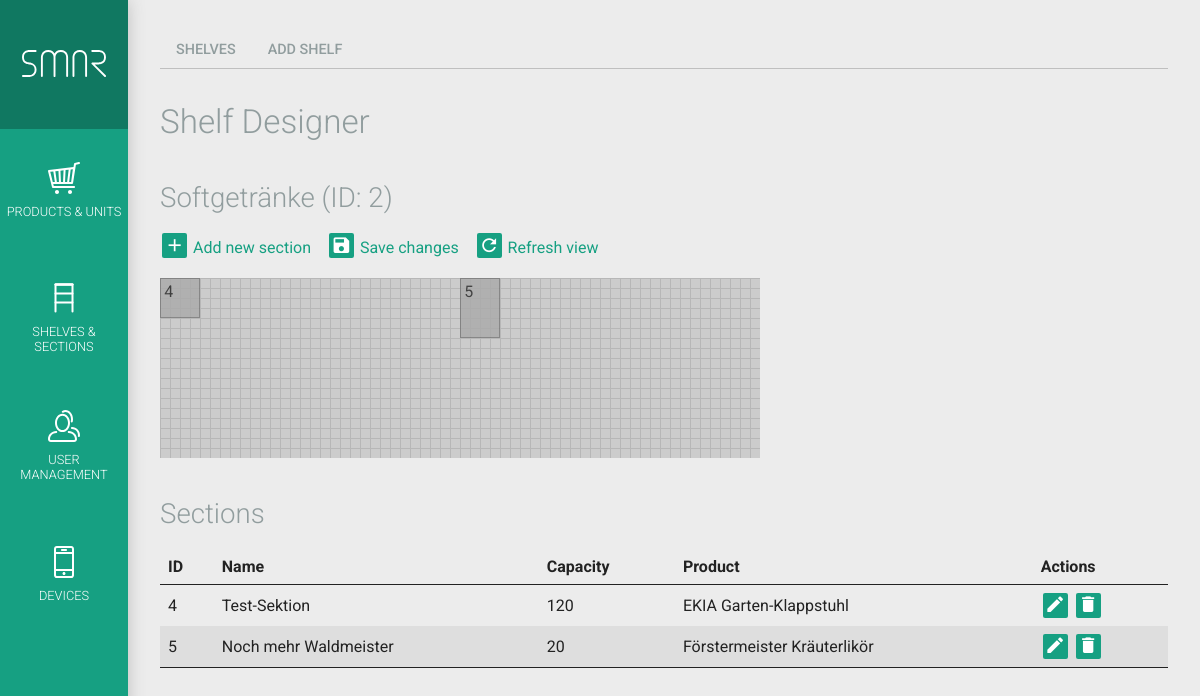
Screenshot of /index.php?page=shelves.php?subpage=designer&id=2 (signed in) with the database file from the repository.
### tables this page shows
CREATE TABLE IF NOT EXISTS `smar_shelf` (
  `shelf_id` int(10) unsigned NOT NULL AUTO_INCREMENT,
  `name` varchar(50) DEFAULT NULL,
  `barcode` bigint(15) unsigned DEFAULT NULL,
  `size_x` int(5) NOT NULL DEFAULT '0',
  `size_y` int(5) NOT NULL DEFAULT '0',
  `size_z` int(5) NOT NULL DEFAULT '0',
  `created` datetime NOT NULL,
  `lastupdate` timestamp NOT NULL DEFAULT CURRENT_TIMESTAMP ON UPDATE CURRENT_TIMESTAMP,
  PRIMARY KEY (`shelf_id`)
);

CREATE TABLE IF NOT EXISTS `smar_section` (
  `section_id` int(10) unsigned NOT NULL AUTO_INCREMENT,
  `shelf_id` int(10) unsigned NOT NULL,
  `product_id` int(10) unsigned NOT NULL,
  `name` varchar(50) DEFAULT NULL,
  `capacity` int(15) unsigned NOT NULL DEFAULT '0',
	`min_capacity` int(15) unsigned NOT NULL DEFAULT '0',
  `size_x` int(3) NOT NULL DEFAULT '0',
  `size_y` int(3) NOT NULL DEFAULT '0',
  `position_x` int(5) NOT NULL DEFAULT '0',
  `position_y` int(5) NOT NULL DEFAULT '0',
  `created` datetime NOT NULL,
  `lastupdate` timestamp NOT NULL DEFAULT CURRENT_TIMESTAMP ON UPDATE CURRENT_TIMESTAMP,
  PRIMARY KEY (`section_id`),
  KEY `shelf_id` (`shelf_id`),
  KEY `product_id` (`product_id`)
);

CREATE TABLE IF NOT EXISTS `smar_product` (
  `product_id` int(10) unsigned NOT NULL AUTO_INCREMENT,
  `article_nr` varchar(30) DEFAULT NULL,
  `barcode` bigint(15) unsigned DEFAULT NULL,
  `name` varchar(100) DEFAULT NULL,
  `price` double NOT NULL DEFAULT '0',
	`size_x` int(3) unsigned NOT NULL DEFAULT '0',
  `size_y` int(3) NOT NULL DEFAULT '0',
  `size_z` int(3) NOT NULL DEFAULT '0',
	`stackable` tinyint(1) unsigned NOT NULL DEFAULT '0',
  `image` varchar(150) DEFAULT NULL,
  `created` datetime DEFAULT NULL,
  `lastupdate` timestamp NOT NULL DEFAULT CURRENT_TIMESTAMP ON UPDATE CURRENT_TIMESTAMP,
  PRIMARY KEY (`product_id`)
);

### _functions/_functions.php (called while the page is built, shortened)
<?php
class SMAR_MysqlConnect extends mysqli
{
    function dbquery($sql)
    {
			if(!($erg = $this->query($sql))) {
				echo "Error with SQL request, the statement: ".$sql." --- Fehlernummer ".$this->errno." ::: ".$this->error;
				return false;
			}
			return $erg;
    }
}
?>

### shelves.php (the view, shortened to what this page needs)
<?php
$self = 'shelves.php';
$subpage = isset($_GET['subpage']) ? $_GET['subpage'] : '';
require_once('_functions/_functions.php');
require_once('inc_session_check.php');
if($_SESSION['loginRole'] < 10) {
	$SMAR_MESSAGES['error'][] = 'Insufficient permissions for shelves management';
	smar_print_messages($SMAR_MESSAGES); unset($SMAR_MESSAGES);
} else {
if(isset($_GET['smar_nav']) && $_GET['smar_nav'] == 'true') {
	?>
	<nav id="nav-page">
		<ul>
			<li><a href="<?php echo $self; ?>" <?php echo ($subpage == '') ? 'class="smar-active"' : ''; ?>>Shelves</a></li>
			<?php if($_SESSION['loginRole'] >= 2) { ?><li><a href="<?php echo $self.'?subpage=addshelf'; ?>" <?php echo ($subpage == 'addshelf') ? 'class="smar-active"' : ''; ?>>Add shelf</a></li><?php } ?>
		</ul>
	</nav>
	<div id="smar-content-inner">
	<?php
}
switch($subpage) {
			?>
			<?php
	case 'designer':
		if($_SESSION['loginRole'] >= 2) {
		if(isset($_GET['id']) && !empty($_GET['id'])) {
			$formID = intval($_GET['id']);
			$result = $SMAR_DB->dbquery("SELECT * FROM ".SMAR_MYSQL_PREFIX."_shelf WHERE shelf_id = '".$SMAR_DB->real_escape_string($formID)."' LIMIT 1");
			if($result->num_rows == 1) {
					$row = $result->fetch_array(MYSQLI_ASSOC);
				echo '<h1>Shelf Designer</h1>
							<h2>'.$row['name'].' (ID: '.$row['shelf_id'].')</h2>
							<p>
								<a href="'.$self.'?subpage=addsection&amp;id='.$formID.'" id="link-addsection"><i class="bg-icon mdi mdi-plus"></i> Add new section</a> &nbsp;&nbsp;
								<a href="#" id="link-designer-save"><i class="bg-icon mdi mdi-content-save"></i> Save changes</a> &nbsp;&nbsp;
								<a href="'.$self.'?subpage=designer&amp;id='.$formID.'" id="link-refresh" class="ajax"><i class="bg-icon mdi mdi-refresh"></i> Refresh view</a>
							</p>
							<div id="designer-canvas" data-shelfid="'.$formID.'" style="width: '.$row['size_x'].'px; height: '.$row['size_y'].'px;">';
				$sectionsTable = '';
				$result = $SMAR_DB->dbquery("SELECT s.section_id, s.name, s.capacity, s.size_x, s.size_y, s.position_x, s.position_y, p.name as product FROM ".SMAR_MYSQL_PREFIX."_section s, ".SMAR_MYSQL_PREFIX."_product p WHERE shelf_id = '".$SMAR_DB->real_escape_string($formID)."' AND p.product_id = s.product_id ORDER BY position_x");
				if($result->num_rows != 0) {
					$sectionsTable .= '<table>
								<thead>
								<tr>
									<th>ID</th>
									<th>Name</th>
									<th>Capacity</th>
									<th>Product</th>
									<th>Actions</th>
								</tr>
								</thead>
								<tbody>';
					while($row = $result->fetch_array(MYSQLI_ASSOC)) {
						echo '<div class="canvas-section" style="transform: translate('.$row['position_x'].'px, '.$row['position_y'].'px);width:'.$row['size_x'].'px;height:'.$row['size_y'].'px;" data-sectionid="'.$row['section_id'].'" data-sizex="'.$row['size_x'].'" data-sizey="'.$row['size_y'].'" data-x="'.$row['position_x'].'" data-y="'.$row['position_y'].'">'.$row['section_id'].'</div>';
						$sectionsTable .= '<tr>
										<td>'.$row['section_id'].'</td>
										<td>'.$row['name'].'</td>
										<td>'.$row['capacity'].'</td>
										<td>'.$row['product'].'</td>
										<td>';
						if($_SESSION['loginRole'] >= 3) {
							$sectionsTable .= '<a href="'.$self.'?subpage=editsection&id='.$row['section_id'].'" title="Edit" class="link-editsection"><i class="mdi mdi-pencil"></i></a>';
							$sectionsTable .= ' <a href="'.$self.'?subpage=deletesection&id='.$row['section_id'].'" title="Delete" class="link-deletesection"><i class="mdi mdi-delete"></i></a>';
						}
						$sectionsTable .= '</td>
									</tr>';
					}
					$sectionsTable .= '</tbody></table>';
				} else {
					$sectionsTable .= '<p>No sections found for this shelf.</p>';
				}
				echo '</div>';
				echo '<h2>Sections</h2>';
				echo $sectionsTable;
				?>
				<?php
			} else {
				$SMAR_MESSAGES['error'][] = 'No item was found for given ID '.smar_form_input($formID).'.';
			}
		} else {
			$SMAR_MESSAGES['error'][] = 'No item ID was provided in URL parameters.';
		}
		} else {
			$SMAR_MESSAGES['error'][] = 'Insufficient permissions for shelves management';
			smar_print_messages($SMAR_MESSAGES); unset($SMAR_MESSAGES);
		}
		break;
			?>
		<?php
}
if(isset($_GET['smar_nav']) && $_GET['smar_nav'] == 'true')
	echo '</div>';
}
?>

### css/smar.css (style rules this page uses)
html, body { width: 100vw; height: 100vh; margin: 0; padding: 0; background: #ECECEC; color: #222; font: 400 1em Roboto, "Helvetica Neue", Helvetica, Arial, sans-serif; line-height: 1.2; }
a { color: #16A082; text-decoration: none; outline: 0; transition: color .4s ease-out 0s; }
h1, h2, h3, h4, h5 { margin: 1.414em 0 .5em; font-weight: 300; color: #919D9E; }
h1 { margin-top: 1em; font-size: 2.074rem; }
h2 { font-size: 1.728rem; }
p { margin: 1.2em 0; }
table { width: 100%; margin: 1.2em 0; text-align: left; border-spacing: 0; border-bottom: 1px solid #222; }
table tr { transition: background-color .4s ease-out 0s; }
table th, table td { padding: .5em; }
table thead th { border-bottom: 1px solid #222; }
table tbody tr:nth-child(2n) { background-color: #DEDEDE; }
nav#nav-page ul { display: -webkit-flex; -webkit-flex-flow: row wrap; display: flex; flex-flow: row wrap; padding: 0; margin: 0; border-bottom: 1px solid #BFBFBF; list-style: none; }
nav#nav-page ul li { margin-bottom: -2px; }
nav#nav-page ul li a { display: block; height: 2.25rem; padding: 0 1rem; margin-bottom: 1px; border-bottom: 1px solid #BFBFBF; line-height: 2.25rem; text-transform: uppercase; font-size: .9rem; font-weight: 500; color: #919D9E; transition: color .4s ease-out 0s, border-color .4s ease-out 0s; }
.bg-icon, a .bg-icon, .text-icon, table a > .mdi { margin: 0 .1em; padding: .1em; background-color: #16a082; color: #fff; font-size: 1.3em; border-radius: .1em; transition: background-color .4s ease-out 0s; }
#designer-canvas { position: relative; padding: 0; }
.canvas-section { position: absolute; padding: .2em; box-sizing: border-box; border: 1px solid #777; background-color: #aaa; opacity: .8; transition: background-color .4s ease-out 0s; }

### rows the page displays
smar_shelf: name "Softgetränke", shelf_id "2"
smar_section: section_id "4", name "Test-Sektion", capacity "120"
smar_section: section_id "5", name "Noch mehr Waldmeister", capacity "20"
smar_product: name "EKIA Garten-Klappstuhl"
smar_product: name "Förstermeister Kräuterlikör"
